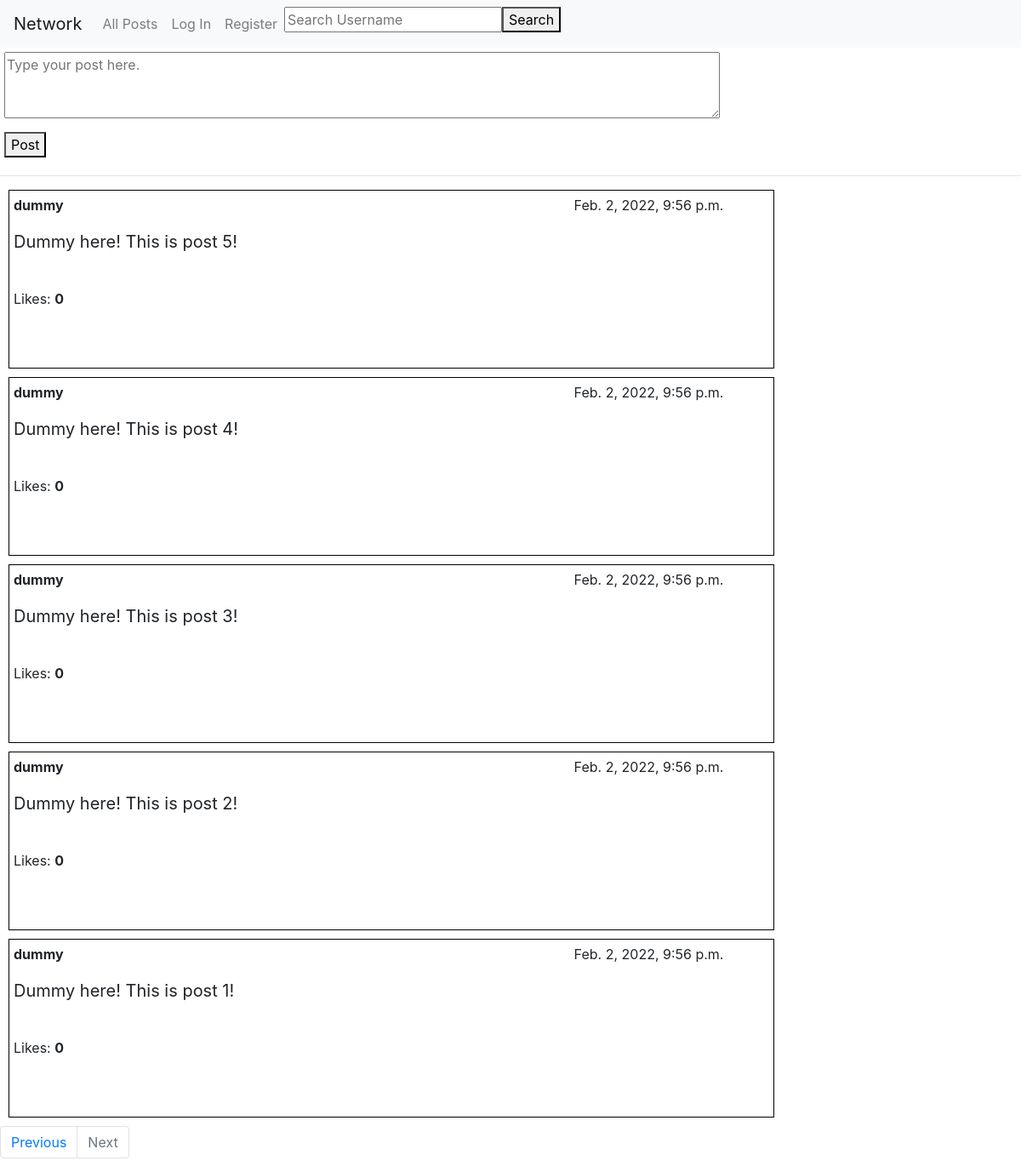
Screenshot of /?page=2 with the database file from the repository.
### network/models.py (models this page shows, shortened)
class Post(Model):
    username=CharField(max_length=200, null=True)
    content=TextField(null=True)
    date=DateTimeField(null=True, auto_now_add=True)
    like=IntegerField(default=0)

### network/views.py (the view, shortened to what this page needs)
# urls.py: path("", views.index, name="index"),
def index(request):
    if request.method=='POST':
        new_post=Post(username=request.user.username, content=request.POST['post_content'])
        new_post.save()
        return HttpResponseRedirect(reverse('network:index'))
    liked_data=Like.objects.all()
    post=Post.objects.filter().order_by('-date')
    paginator = Paginator(post, 10)
    page_num = request.GET.get('page')
    page_item = paginator.get_page(page_num)
    return render(request, "network/index.html", {
    'post':page_item,
    })

### network/templates/network/index.html (shortened to what this page needs)
{% extends "network/layout.html" %}
{% block body %}
<form class="" action="{%url 'network:index'%}" method="post">
  <div class="" style='margin:5px;'>
    <textarea name="post_content" rows="3" cols="80" placeholder="Type your post here."></textarea>
  </div>
  <button style='margin:5px;' type="submit" name="button">Post</button>
</form>
<hr>
{%for item in post%}
<div class="post" style='border: solid 1px black;margin: 10px; width:900px; padding:5px;'>
  <div class="" style="display:flex;">
    <strong>{{item.username}}</strong>
    <p style="margin-left:600px;">{{item.date}}</p>
  </div>
  <div id="content_area{{item.id}}">
    <p id='content{{item.id}}' style="font-size:20px;">{{item.content}}</p>
  </div>
  <br>
  <p>Likes: <strong id='like_count{{item.id}}'>{{item.like}}</strong></p>
  <br>
  <br>
</div>
{%endfor%}
<nav aria-label="Page navigation">
  <ul class="pagination">
    {% if post.has_previous %}
    <li class="page-item"><a class="page-link" href="?page={{post.previous_page_number}}">Previous</a></li>
    {%else%}
    <li class="page-item disabled"><a class="page-link" href="#" tabindex="-1" aria-disabled="True">Previous</a></li>
    {%endif%}
    {% if post.has_next %}
    <li class="page-item"><a class="page-link" href="?page={{post.next_page_number}}">Next</a></li>
    {% else %}
    <li class="page-item disabled"><a class="page-link" href="#" tabindex="-1" aria-disabled="True">Next</a></li>
    {%endif%}
  </ul>
</nav>
{% endblock %}

### rows the page displays
Post: username "dummy", date "Feb. 2, 2022, 9:56 p.m.", content "Dummy here! This is post 5!", like "0"
Post: username "dummy", date "Feb. 2, 2022, 9:56 p.m.", content "Dummy here! This is post 4!", like "0"
Post: username "dummy", date "Feb. 2, 2022, 9:56 p.m.", content "Dummy here! This is post 3!", like "0"
Post: username "dummy", date "Feb. 2, 2022, 9:56 p.m.", content "Dummy here! This is post 2!", like "0"
Post: username "dummy", date "Feb. 2, 2022, 9:56 p.m.", content "Dummy here! This is post 1!", like "0"
